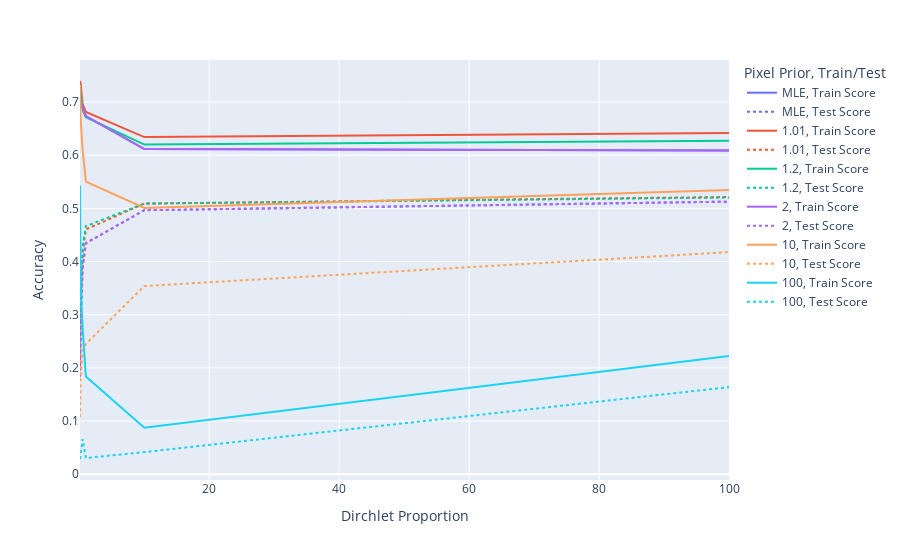
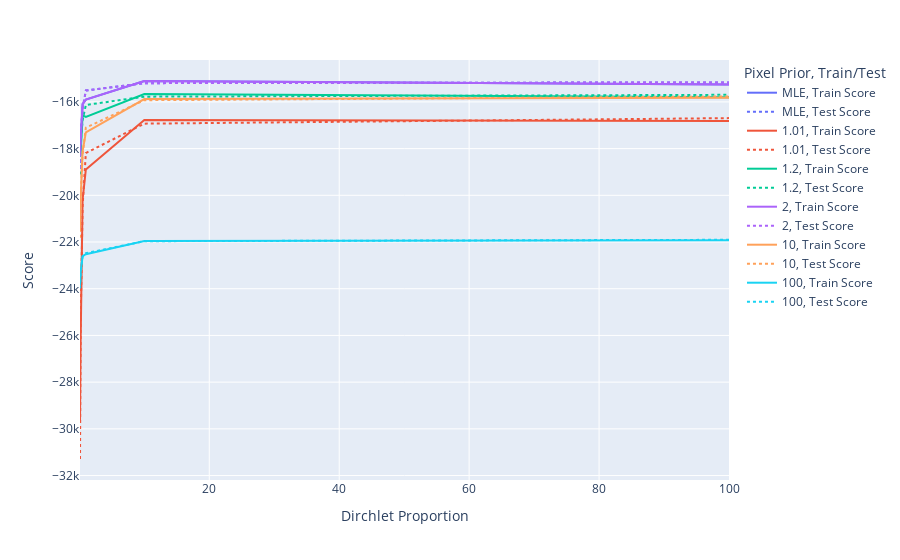

Here is the notebook cell these charts were saved with, in order:
### Code cell
fig = px.line(learning_df, x='Dirchlet Proportion', y='Accuracy', color='Pixel Prior', line_dash='Train/Test')
fig.show()

fig = px.line(learning_df, x='Dirchlet Proportion', y='Score', color='Pixel Prior', line_dash='Train/Test')
fig.show()

### Figure 1 — Plotly figure (JSON) as saved in the notebook; plotly's stock layout.template omitted (floating-point values rounded to 4 significant figures)
{"data": [{"hovertemplate": "Pixel Prior=MLE<br>Train/Test=Train Score<br>Dirchlet Proportion=%{x}<br>Accuracy=%{y}<extra></extra>", "legendgroup": "MLE, Train Score", "line": {"color": "#636efa", "dash": "solid"}, "mode": "lines", "name": "MLE, Train Score", "orientation": "v", "showlegend": true, "type": "scatter", "x": [0.1, 0.2, 0.5, 1, 10, 100], "xaxis": "x", "y": [0.7286, 0.6951, 0.69, 0.6736, 0.6117, 0.6092], "yaxis": "y"}, {"hovertemplate": "Pixel Prior=MLE<br>Train/Test=Test Score<br>Dirchlet Proportion=%{x}<br>Accuracy=%{y}<extra></extra>", "legendgroup": "MLE, Test Score", "line": {"color": "#636efa", "dash": "dot"}, "mode": "lines", "name": "MLE, Test Score", "orientation": "v", "showlegend": true, "type": "scatter", "x": [0.1, 0.2, 0.5, 1, 10, 100], "xaxis": "x", "y": [0.1839, 0.2802, 0.3877, 0.4345, 0.4966, 0.5128], "yaxis": "y"}, {"hovertemplate": "Pixel Prior=1.01<br>Train/Test=Train Score<br>Dirchlet Proportion=%{x}<br>Accuracy=%{y}<extra></extra>", "legendgroup": "1.01, Train Score", "line": {"color": "#EF553B", "dash": "solid"}, "mode": "lines", "name": "1.01, Train Score", "orientation": "v", "showlegend": true, "type": "scatter", "x": [0.1, 0.2, 0.5, 1, 10, 100], "xaxis": "x", "y": [0.7397, 0.7338, 0.6962, 0.6815, 0.6341, 0.6417], "yaxis": "y"}, {"hovertemplate": "Pixel Prior=1.01<br>Train/Test=Test Score<br>Dirchlet Proportion=%{x}<br>Accuracy=%{y}<extra></extra>", "legendgroup": "1.01, Test Score", "line": {"color": "#EF553B", "dash": "dot"}, "mode": "lines", "name": "1.01, Test Score", "orientation": "v", "showlegend": true, "type": "scatter", "x": [0.1, 0.2, 0.5, 1, 10, 100], "xaxis": "x", "y": [0.2025, 0.3022, 0.4162, 0.4604, 0.5092, 0.5214], "yaxis": "y"}, {"hovertemplate": "Pixel Prior=1.2<br>Train/Test=Train Score<br>Dirchlet Proportion=%{x}<br>Accuracy=%{y}<extra></extra>", "legendgroup": "1.2, Train Score", "line": {"color": "#00cc96", "dash": "solid"}, "mode": "lines", "name": "1.2, Train Score", "orientation": "v", "showlegend": true, "type": "scatter", "x": [0.1, 0.2, 0.5, 1, 10, 100], "xaxis": "x", "y": [0.7327, 0.7147, 0.6846, 0.6715, 0.62, 0.6275], "yaxis": "y"}, {"hovertemplate": "Pixel Prior=1.2<br>Train/Test=Test Score<br>Dirchlet Proportion=%{x}<br>Accuracy=%{y}<extra></extra>", "legendgroup": "1.2, Test Score", "line": {"color": "#00cc96", "dash": "dot"}, "mode": "lines", "name": "1.2, Test Score", "orientation": "v", "showlegend": true, "type": "scatter", "x": [0.1, 0.2, 0.5, 1, 10, 100], "xaxis": "x", "y": [0.2269, 0.3161, 0.4271, 0.4667, 0.509, 0.5205], "yaxis": "y"}, {"hovertemplate": "Pixel Prior=2<br>Train/Test=Train Score<br>Dirchlet Proportion=%{x}<br>Accuracy=%{y}<extra></extra>", "legendgroup": "2, Train Score", "line": {"color": "#ab63fa", "dash": "solid"}, "mode": "lines", "name": "2, Train Score", "orientation": "v", "showlegend": true, "type": "scatter", "x": [0.1, 0.2, 0.5, 1, 10, 100], "xaxis": "x", "y": [0.7286, 0.6951, 0.69, 0.6736, 0.6117, 0.6092], "yaxis": "y"}, {"hovertemplate": "Pixel Prior=2<br>Train/Test=Test Score<br>Dirchlet Proportion=%{x}<br>Accuracy=%{y}<extra></extra>", "legendgroup": "2, Test Score", "line": {"color": "#ab63fa", "dash": "dot"}, "mode": "lines", "name": "2, Test Score", "orientation": "v", "showlegend": true, "type": "scatter", "x": [0.1, 0.2, 0.5, 1, 10, 100], "xaxis": "x", "y": [0.1839, 0.2802, 0.3877, 0.4345, 0.4966, 0.5128], "yaxis": "y"}, {"hovertemplate": "Pixel Prior=10<br>Train/Test=Train Score<br>Dirchlet Proportion=%{x}<br>Accuracy=%{y}<extra></extra>", "legendgroup": "10, Train Score", "line": {"color": "#FFA15A", "dash": "solid"}, "mode": "lines", "name": "10, Train Score", "orientation": "v", "showlegend": true, "type": "scatter", "x": [0.1, 0.2, 0.5, 1, 10, 100], "xaxis": "x", "y": [0.7323, 0.6692, 0.6105, 0.5504, 0.5008, 0.5346], "yaxis": "y"}, {"hovertemplate": "Pixel Prior=10<br>Train/Test=Test Score<br>Dirchlet Proportion=%{x}<br>Accuracy=%{y}<extra></extra>", "legendgroup": "10, Test Score", "line": {"color": "#FFA15A", "dash": "dot"}, "mode": "lines", "name": "10, Test Score", "orientation": "v", "showlegend": true, "type": "scatter", "x": [0.1, 0.2, 0.5, 1, 10, 100], "xaxis": "x", "y": [0.1069, 0.1826, 0.2327, 0.2449, 0.3539, 0.4177], "yaxis": "y"}, {"hovertemplate": "Pixel Prior=100<br>Train/Test=Train Score<br>Dirchlet Proportion=%{x}<br>Accuracy=%{y}<extra></extra>", "legendgroup": "100, Train Score", "line": {"color": "#19d3f3", "dash": "solid"}, "mode": "lines", "name": "100, Train Score", "orientation": "v", "showlegend": true, "type": "scatter", "x": [0.1, 0.2, 0.5, 1, 10, 100], "xaxis": "x", "y": [0.5428, 0.3595, 0.2767, 0.1836, 0.08721, 0.2225], "yaxis": "y"}, {"hovertemplate": "Pixel Prior=100<br>Train/Test=Test Score<br>Dirchlet Proportion=%{x}<br>Accuracy=%{y}<extra></extra>", "legendgroup": "100, Test Score", "line": {"color": "#19d3f3", "dash": "dot"}, "mode": "lines", "name": "100, Test Score", "orientation": "v", "showlegend": true, "type": "scatter", "x": [0.1, 0.2, 0.5, 1, 10, 100], "xaxis": "x", "y": [0.02849, 0.03535, 0.06571, 0.0304, 0.04143, 0.1638], "yaxis": "y"}], "layout": {"legend": {"title": {"text": "Pixel Prior, Train/Test"}, "tracegroupgap": 0}, "margin": {"t": 60}, "xaxis": {"anchor": "y", "domain": [0, 1], "title": {"text": "Dirchlet Proportion"}}, "yaxis": {"anchor": "x", "domain": [0, 1], "title": {"text": "Accuracy"}}}}

### Figure 2 — Plotly figure (JSON) as saved in the notebook; plotly's stock layout.template omitted (floating-point values rounded to 4 significant figures)
{"data": [{"hovertemplate": "Pixel Prior=MLE<br>Train/Test=Train Score<br>Dirchlet Proportion=%{x}<br>Score=%{y}<extra></extra>", "legendgroup": "MLE, Train Score", "line": {"color": "#636efa", "dash": "solid"}, "mode": "lines", "name": "MLE, Train Score", "orientation": "v", "showlegend": true, "type": "scatter", "x": [0.1, 0.2, 0.5, 1, 10, 100], "xaxis": "x", "y": [-18270.0, -17760.0, -16100.0, -15900.0, -15110.0, -15250.0], "yaxis": "y"}, {"hovertemplate": "Pixel Prior=MLE<br>Train/Test=Test Score<br>Dirchlet Proportion=%{x}<br>Score=%{y}<extra></extra>", "legendgroup": "MLE, Test Score", "line": {"color": "#636efa", "dash": "dot"}, "mode": "lines", "name": "MLE, Test Score", "orientation": "v", "showlegend": true, "type": "scatter", "x": [0.1, 0.2, 0.5, 1, 10, 100], "xaxis": "x", "y": [-18850.0, -17500.0, -16280.0, -15510.0, -15200.0, -15160.0], "yaxis": "y"}, {"hovertemplate": "Pixel Prior=1.01<br>Train/Test=Train Score<br>Dirchlet Proportion=%{x}<br>Score=%{y}<extra></extra>", "legendgroup": "1.01, Train Score", "line": {"color": "#EF553B", "dash": "solid"}, "mode": "lines", "name": "1.01, Train Score", "orientation": "v", "showlegend": true, "type": "scatter", "x": [0.1, 0.2, 0.5, 1, 10, 100], "xaxis": "x", "y": [-29750.0, -26260.0, -20180.0, -18890.0, -16780.0, -16820.0], "yaxis": "y"}, {"hovertemplate": "Pixel Prior=1.01<br>Train/Test=Test Score<br>Dirchlet Proportion=%{x}<br>Score=%{y}<extra></extra>", "legendgroup": "1.01, Test Score", "line": {"color": "#EF553B", "dash": "dot"}, "mode": "lines", "name": "1.01, Test Score", "orientation": "v", "showlegend": true, "type": "scatter", "x": [0.1, 0.2, 0.5, 1, 10, 100], "xaxis": "x", "y": [-31290.0, -25460.0, -20450.0, -18190.0, -16930.0, -16690.0], "yaxis": "y"}, {"hovertemplate": "Pixel Prior=1.2<br>Train/Test=Train Score<br>Dirchlet Proportion=%{x}<br>Score=%{y}<extra></extra>", "legendgroup": "1.2, Train Score", "line": {"color": "#00cc96", "dash": "solid"}, "mode": "lines", "name": "1.2, Train Score", "orientation": "v", "showlegend": true, "type": "scatter", "x": [0.1, 0.2, 0.5, 1, 10, 100], "xaxis": "x", "y": [-18230.0, -18210.0, -16570.0, -16640.0, -15660.0, -15800.0], "yaxis": "y"}, {"hovertemplate": "Pixel Prior=1.2<br>Train/Test=Test Score<br>Dirchlet Proportion=%{x}<br>Score=%{y}<extra></extra>", "legendgroup": "1.2, Test Score", "line": {"color": "#00cc96", "dash": "dot"}, "mode": "lines", "name": "1.2, Test Score", "orientation": "v", "showlegend": true, "type": "scatter", "x": [0.1, 0.2, 0.5, 1, 10, 100], "xaxis": "x", "y": [-19110.0, -17780.0, -16790.0, -16130.0, -15780.0, -15700.0], "yaxis": "y"}, {"hovertemplate": "Pixel Prior=2<br>Train/Test=Train Score<br>Dirchlet Proportion=%{x}<br>Score=%{y}<extra></extra>", "legendgroup": "2, Train Score", "line": {"color": "#ab63fa", "dash": "solid"}, "mode": "lines", "name": "2, Train Score", "orientation": "v", "showlegend": true, "type": "scatter", "x": [0.1, 0.2, 0.5, 1, 10, 100], "xaxis": "x", "y": [-18270.0, -17760.0, -16100.0, -15900.0, -15110.0, -15250.0], "yaxis": "y"}, {"hovertemplate": "Pixel Prior=2<br>Train/Test=Test Score<br>Dirchlet Proportion=%{x}<br>Score=%{y}<extra></extra>", "legendgroup": "2, Test Score", "line": {"color": "#ab63fa", "dash": "dot"}, "mode": "lines", "name": "2, Test Score", "orientation": "v", "showlegend": true, "type": "scatter", "x": [0.1, 0.2, 0.5, 1, 10, 100], "xaxis": "x", "y": [-18850.0, -17500.0, -16280.0, -15510.0, -15200.0, -15160.0], "yaxis": "y"}, {"hovertemplate": "Pixel Prior=10<br>Train/Test=Train Score<br>Dirchlet Proportion=%{x}<br>Score=%{y}<extra></extra>", "legendgroup": "10, Train Score", "line": {"color": "#FFA15A", "dash": "solid"}, "mode": "lines", "name": "10, Train Score", "orientation": "v", "showlegend": true, "type": "scatter", "x": [0.1, 0.2, 0.5, 1, 10, 100], "xaxis": "x", "y": [-21500.0, -20190.0, -18120.0, -17300.0, -15880.0, -15820.0], "yaxis": "y"}, {"hovertemplate": "Pixel Prior=10<br>Train/Test=Test Score<br>Dirchlet Proportion=%{x}<br>Score=%{y}<extra></extra>", "legendgroup": "10, Test Score", "line": {"color": "#FFA15A", "dash": "dot"}, "mode": "lines", "name": "10, Test Score", "orientation": "v", "showlegend": true, "type": "scatter", "x": [0.1, 0.2, 0.5, 1, 10, 100], "xaxis": "x", "y": [-21820.0, -20090.0, -18240.0, -17110.0, -15930.0, -15770.0], "yaxis": "y"}, {"hovertemplate": "Pixel Prior=100<br>Train/Test=Train Score<br>Dirchlet Proportion=%{x}<br>Score=%{y}<extra></extra>", "legendgroup": "100, Train Score", "line": {"color": "#19d3f3", "dash": "solid"}, "mode": "lines", "name": "100, Train Score", "orientation": "v", "showlegend": true, "type": "scatter", "x": [0.1, 0.2, 0.5, 1, 10, 100], "xaxis": "x", "y": [-23860.0, -23290.0, -22600.0, -22520.0, -21960.0, -21920.0], "yaxis": "y"}, {"hovertemplate": "Pixel Prior=100<br>Train/Test=Test Score<br>Dirchlet Proportion=%{x}<br>Score=%{y}<extra></extra>", "legendgroup": "100, Test Score", "line": {"color": "#19d3f3", "dash": "dot"}, "mode": "lines", "name": "100, Test Score", "orientation": "v", "showlegend": true, "type": "scatter", "x": [0.1, 0.2, 0.5, 1, 10, 100], "xaxis": "x", "y": [-23990.0, -23270.0, -22640.0, -22480.0, -21970.0, -21910.0], "yaxis": "y"}], "layout": {"legend": {"title": {"text": "Pixel Prior, Train/Test"}, "tracegroupgap": 0}, "margin": {"t": 60}, "xaxis": {"anchor": "y", "domain": [0, 1], "title": {"text": "Dirchlet Proportion"}}, "yaxis": {"anchor": "x", "domain": [0, 1], "title": {"text": "Score"}}}}
